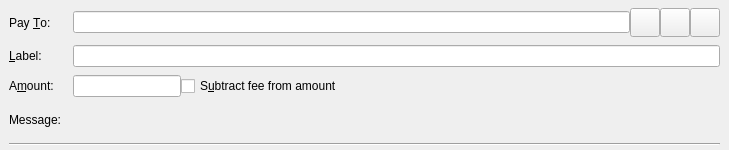
<?xml version="1.0" encoding="UTF-8"?>
<ui version="4.0">
 <class>SendCoinsEntry</class>
 <widget class="QStackedWidget" name="SendCoinsEntry">
  <property name="geometry">
   <rect>
    <x>0</x>
    <y>0</y>
    <width>729</width>
    <height>150</height>
   </rect>
  </property>
  <property name="focusPolicy">
   <enum>Qt::TabFocus</enum>
  </property>
  <property name="autoFillBackground">
   <bool>false</bool>
  </property>
  <widget class="QFrame" name="SendCoins">
   <property name="toolTip">
    <string>This is a normal payment.</string>
   </property>
   <property name="frameShape">
    <enum>QFrame::NoFrame</enum>
   </property>
   <layout class="QGridLayout" name="gridLayout">
    <property name="topMargin">
     <number>8</number>
    </property>
    <property name="bottomMargin">
     <number>4</number>
    </property>
    <property name="horizontalSpacing">
     <number>12</number>
    </property>
    <property name="verticalSpacing">
     <number>8</number>
    </property>
    <item row="0" column="0">
     <widget class="QLabel" name="payToLabel">
      <property name="text">
       <string>Pay &amp;To:</string>
      </property>
      <property name="alignment">
       <set>Qt::AlignLeading|Qt::AlignLeft|Qt::AlignVCenter</set>
      </property>
      <property name="buddy">
       <cstring>payTo</cstring>
      </property>
     </widget>
    </item>
    <item row="0" column="1">
     <layout class="QHBoxLayout" name="payToLayout">
      <property name="spacing">
       <number>0</number>
      </property>
      <item>
       <widget class="QValidatedLineEdit" name="payTo">
        <property name="toolTip">
         <string>The Merit address to send the payment to</string>
        </property>
       </widget>
      </item>
      <item>
       <widget class="QToolButton" name="addressBookButton">
        <property name="toolTip">
         <string>Choose previously used address</string>
        </property>
        <property name="text">
         <string/>
        </property>
        <property name="icon">
         <iconset resource="../merit.qrc">
          <normaloff>:/icons/address-book</normaloff>:/icons/address-book</iconset>
        </property>
        <property name="iconSize">
         <size>
          <width>22</width>
          <height>22</height>
         </size>
        </property>
        <property name="shortcut">
         <string>Alt+A</string>
        </property>
       </widget>
      </item>
      <item>
       <widget class="QToolButton" name="pasteButton">
        <property name="toolTip">
         <string>Paste address from clipboard</string>
        </property>
        <property name="text">
         <string/>
        </property>
        <property name="icon">
         <iconset resource="../merit.qrc">
          <normaloff>:/icons/editpaste</normaloff>:/icons/editpaste</iconset>
        </property>
        <property name="iconSize">
         <size>
          <width>22</width>
          <height>22</height>
         </size>
        </property>
        <property name="shortcut">
         <string>Alt+P</string>
        </property>
       </widget>
      </item>
      <item>
       <widget class="QToolButton" name="deleteButton">
        <property name="toolTip">
         <string>Remove this entry</string>
        </property>
        <property name="text">
         <string/>
        </property>
        <property name="icon">
         <iconset resource="../merit.qrc">
          <normaloff>:/icons/remove</normaloff>:/icons/remove</iconset>
        </property>
        <property name="iconSize">
         <size>
          <width>22</width>
          <height>22</height>
         </size>
        </property>
       </widget>
      </item>
     </layout>
    </item>
    <item row="1" column="0">
     <widget class="QLabel" name="labellLabel">
      <property name="text">
       <string>&amp;Label:</string>
      </property>
      <property name="alignment">
       <set>Qt::AlignLeading|Qt::AlignLeft|Qt::AlignVCenter</set>
      </property>
      <property name="buddy">
       <cstring>addAsLabel</cstring>
      </property>
     </widget>
    </item>
    <item row="1" column="1">
     <widget class="QLineEdit" name="addAsLabel">
      <property name="toolTip">
       <string>Enter a label for this address to add it to the list of used addresses</string>
      </property>
     </widget>
    </item>
    <item row="2" column="0">
     <widget class="QLabel" name="amountLabel">
      <property name="text">
       <string>A&amp;mount:</string>
      </property>
      <property name="alignment">
       <set>Qt::AlignLeading|Qt::AlignLeft|Qt::AlignVCenter</set>
      </property>
      <property name="buddy">
       <cstring>payAmount</cstring>
      </property>
     </widget>
    </item>
    <item row="2" column="1">
     <layout class="QHBoxLayout" name="horizontalLayoutAmount" stretch="0,1">
      <item>
       <widget class="MeritAmountField" name="payAmount"/>
      </item>
      <item>
       <widget class="QCheckBox" name="checkboxSubtractFeeFromAmount">
        <property name="toolTip">
         <string>The fee will be deducted from the amount being sent. The recipient will receive less merits than you enter in the amount field. If multiple recipients are selected, the fee is split equally.</string>
        </property>
        <property name="text">
         <string>S&amp;ubtract fee from amount</string>
        </property>
       </widget>
      </item>
     </layout>
    </item>
    <item row="3" column="0">
     <widget class="QLabel" name="messageLabel">
      <property name="text">
       <string>Message:</string>
      </property>
      <property name="alignment">
       <set>Qt::AlignLeading|Qt::AlignLeft|Qt::AlignVCenter</set>
      </property>
     </widget>
    </item>
    <item row="3" column="1">
     <widget class="QLabel" name="messageTextLabel">
      <property name="toolTip">
       <string>A message that was attached to the merit: URI which will be stored with the transaction for your reference. Note: This message will not be sent over the Merit network.</string>
      </property>
      <property name="textFormat">
       <enum>Qt::PlainText</enum>
      </property>
     </widget>
    </item>
    <item row="4" column="0" colspan="2">
     <widget class="Line" name="line">
      <property name="orientation">
       <enum>Qt::Horizontal</enum>
      </property>
     </widget>
    </item>
   </layout>
  </widget>
  <widget class="QFrame" name="SendCoins_UnauthenticatedPaymentRequest">
   <property name="palette">
    <palette>
     <active>
      <colorrole role="WindowText">
       <brush brushstyle="SolidPattern">
        <color alpha="255">
         <red>0</red>
         <green>0</green>
         <blue>0</blue>
        </color>
       </brush>
      </colorrole>
      <colorrole role="Button">
       <brush brushstyle="SolidPattern">
        <color alpha="255">
         <red>255</red>
         <green>255</green>
         <blue>127</blue>
        </color>
       </brush>
      </colorrole>
      <colorrole role="Light">
       <brush brushstyle="SolidPattern">
        <color alpha="255">
         <red>255</red>
         <green>255</green>
         <blue>255</blue>
        </color>
       </brush>
      </colorrole>
      <colorrole role="Midlight">
       <brush brushstyle="SolidPattern">
        <color alpha="255">
         <red>255</red>
         <green>255</green>
         <blue>191</blue>
        </color>
       </brush>
      </colorrole>
      <colorrole role="Dark">
       <brush brushstyle="SolidPattern">
        <color alpha="255">
         <red>127</red>
         <green>127</green>
         <blue>63</blue>
        </color>
       </brush>
      </colorrole>
      <colorrole role="Mid">
       <brush brushstyle="SolidPattern">
        <color alpha="255">
         <red>170</red>
         <green>170</green>
         <blue>84</blue>
        </color>
       </brush>
      </colorrole>
      <colorrole role="Text">
       <brush brushstyle="SolidPattern">
        <color alpha="255">
         <red>0</red>
         <green>0</green>
         <blue>0</blue>
        </color>
       </brush>
      </colorrole>
      <colorrole role="BrightText">
       <brush brushstyle="SolidPattern">
        <color alpha="255">
         <red>255</red>
         <green>255</green>
         <blue>255</blue>
        </color>
       </brush>
      </colorrole>
      <colorrole role="ButtonText">
       <brush brushstyle="SolidPattern">
        <color alpha="255">
         <red>0</red>
         <green>0</green>
         <blue>0</blue>
        </color>
       </brush>
      </colorrole>
      <colorrole role="Base">
       <brush brushstyle="SolidPattern">
        <color alpha="255">
         <red>255</red>
         <green>255</green>
         <blue>255</blue>
        </color>
       </brush>
      </colorrole>
      <colorrole role="Window">
       <brush brushstyle="SolidPattern">
        <color alpha="255">
         <red>255</red>
         <green>255</green>
         <blue>127</blue>
        </color>
       </brush>
      </colorrole>
      <colorrole role="Shadow">
       <brush brushstyle="SolidPattern">
        <color alpha="255">
         <red>0</red>
         <green>0</green>
         <blue>0</blue>
        </color>
       </brush>
      </colorrole>
      <colorrole role="AlternateBase">
       <brush brushstyle="SolidPattern">
        <color alpha="255">
         <red>255</red>
         <green>255</green>
         <blue>191</blue>
        </color>
       </brush>
      </colorrole>
      <colorrole role="ToolTipBase">
       <brush brushstyle="SolidPattern">
        <color alpha="255">
         <red>255</red>
         <green>255</green>
         <blue>220</blue>
        </color>
       </brush>
      </colorrole>
      <colorrole role="ToolTipText">
       <brush brushstyle="SolidPattern">
        <color alpha="255">
         <red>0</red>
         <green>0</green>
         <blue>0</blue>
        </color>
       </brush>
      </colorrole>
     </active>
     <inactive>
      <colorrole role="WindowText">
       <brush brushstyle="SolidPattern">
        <color alpha="255">
         <red>0</red>
         <green>0</green>
         <blue>0</blue>
        </color>
       </brush>
      </colorrole>
      <colorrole role="Button">
       <brush brushstyle="SolidPattern">
        <color alpha="255">
         <red>255</red>
         <green>255</green>
         <blue>127</blue>
        </color>
       </brush>
      </colorrole>
      <colorrole role="Light">
       <brush brushstyle="SolidPattern">
        <color alpha="255">
         <red>255</red>
         <green>255</green>
         <blue>255</blue>
        </color>
       </brush>
      </colorrole>
      <colorrole role="Midlight">
       <brush brushstyle="SolidPattern">
        <color alpha="255">
         <red>255</red>
         <green>255</green>
         <blue>191</blue>
        </color>
       </brush>
      </colorrole>
      <colorrole role="Dark">
       <brush brushstyle="SolidPattern">
        <color alpha="255">
         <red>127</red>
         <green>127</green>
         <blue>63</blue>
        </color>
       </brush>
      </colorrole>
      <colorrole role="Mid">
       <brush brushstyle="SolidPattern">
        <color alpha="255">
         <red>170</red>
         <green>170</green>
         <blue>84</blue>
        </color>
       </brush>
      </colorrole>
      <colorrole role="Text">
       <brush brushstyle="SolidPattern">
        <color alpha="255">
         <red>0</red>
         <green>0</green>
         <blue>0</blue>
        </color>
       </brush>
      </colorrole>
      <colorrole role="BrightText">
       <brush brushstyle="SolidPattern">
        <color alpha="255">
         <red>255</red>
         <green>255</green>
         <blue>255</blue>
        </color>
       </brush>
      </colorrole>
      <colorrole role="ButtonText">
       <brush brushstyle="SolidPattern">
        <color alpha="255">
         <red>0</red>
         <green>0</green>
         <blue>0</blue>
        </color>
       </brush>
      </colorrole>
      <colorrole role="Base">
       <brush brushstyle="SolidPattern">
        <color alpha="255">
         <red>255</red>
         <green>255</green>
         <blue>255</blue>
        </color>
       </brush>
      </colorrole>
      <colorrole role="Window">
       <brush brushstyle="SolidPattern">
        <color alpha="255">
         <red>255</red>
         <green>255</green>
         <blue>127</blue>
        </color>
       </brush>
      </colorrole>
      <colorrole role="Shadow">
       <brush brushstyle="SolidPattern">
        <color alpha="255">
         <red>0</red>
         <green>0</green>
         <blue>0</blue>
        </color>
       </brush>
      </colorrole>
      <colorrole role="AlternateBase">
       <brush brushstyle="SolidPattern">
        <color alpha="255">
         <red>255</red>
         <green>255</green>
         <blue>191</blue>
        </color>
       </brush>
      </colorrole>
      <colorrole role="ToolTipBase">
       <brush brushstyle="SolidPattern">
        <color alpha="255">
         <red>255</red>
         <green>255</green>
         <blue>220</blue>
        </color>
       </brush>
      </colorrole>
      <colorrole role="ToolTipText">
       <brush brushstyle="SolidPattern">
        <color alpha="255">
         <red>0</red>
         <green>0</green>
         <blue>0</blue>
        </color>
       </brush>
      </colorrole>
     </inactive>
     <disabled>
      <colorrole role="WindowText">
       <brush brushstyle="SolidPattern">
        <color alpha="255">
         <red>127</red>
         <green>127</green>
         <blue>63</blue>
        </color>
       </brush>
      </colorrole>
      <colorrole role="Button">
       <brush brushstyle="SolidPattern">
        <color alpha="255">
         <red>255</red>
         <green>255</green>
         <blue>127</blue>
        </color>
       </brush>
      </colorrole>
      <colorrole role="Light">
       <brush brushstyle="SolidPattern">
        <color alpha="255">
         <red>255</red>
         <green>255</green>
         <blue>255</blue>
        </color>
       </brush>
      </colorrole>
      <colorrole role="Midlight">
       <brush brushstyle="SolidPattern">
        <color alpha="255">
         <red>255</red>
         <green>255</green>
         <blue>191</blue>
        </color>
       </brush>
      </colorrole>
      <colorrole role="Dark">
       <brush brushstyle="SolidPattern">
        <color alpha="255">
         <red>127</red>
         <green>127</green>
         <blue>63</blue>
        </color>
       </brush>
      </colorrole>
      <colorrole role="Mid">
       <brush brushstyle="SolidPattern">
        <color alpha="255">
         <red>170</red>
         <green>170</green>
         <blue>84</blue>
        </color>
       </brush>
      </colorrole>
      <colorrole role="Text">
       <brush brushstyle="SolidPattern">
        <color alpha="255">
         <red>127</red>
         <green>127</green>
         <blue>63</blue>
        </color>
       </brush>
      </colorrole>
      <colorrole role="BrightText">
       <brush brushstyle="SolidPattern">
        <color alpha="255">
         <red>255</red>
         <green>255</green>
         <blue>255</blue>
        </color>
       </brush>
      </colorrole>
      <colorrole role="ButtonText">
       <brush brushstyle="SolidPattern">
        <color alpha="255">
         <red>127</red>
         <green>127</green>
         <blue>63</blue>
        </color>
       </brush>
      </colorrole>
      <colorrole role="Base">
       <brush brushstyle="SolidPattern">
        <color alpha="255">
         <red>255</red>
         <green>255</green>
         <blue>127</blue>
        </color>
       </brush>
      </colorrole>
      <colorrole role="Window">
       <brush brushstyle="SolidPattern">
        <color alpha="255">
         <red>255</red>
         <green>255</green>
         <blue>127</blue>
        </color>
       </brush>
      </colorrole>
      <colorrole role="Shadow">
       <brush brushstyle="SolidPattern">
        <color alpha="255">
         <red>0</red>
         <green>0</green>
         <blue>0</blue>
        </color>
       </brush>
      </colorrole>
      <colorrole role="AlternateBase">
       <brush brushstyle="SolidPattern">
        <color alpha="255">
         <red>255</red>
         <green>255</green>
         <blue>127</blue>
        </color>
       </brush>
      </colorrole>
      <colorrole role="ToolTipBase">
       <brush brushstyle="SolidPattern">
        <color alpha="255">
         <red>255</red>
         <green>255</green>
         <blue>220</blue>
        </color>
       </brush>
      </colorrole>
      <colorrole role="ToolTipText">
       <brush brushstyle="SolidPattern">
        <color alpha="255">
         <red>0</red>
         <green>0</green>
         <blue>0</blue>
        </color>
       </brush>
      </colorrole>
     </disabled>
    </palette>
   </property>
   <property name="toolTip">
    <string>This is an unauthenticated payment request.</string>
   </property>
   <property name="autoFillBackground">
    <bool>true</bool>
   </property>
   <property name="frameShape">
    <enum>QFrame::NoFrame</enum>
   </property>
   <layout class="QGridLayout" name="gridLayout_is">
    <property name="spacing">
     <number>12</number>
    </property>
    <item row="0" column="0">
     <widget class="QLabel" name="payToLabel_is">
      <property name="text">
       <string>Pay To:</string>
      </property>
      <property name="alignment">
       <set>Qt::AlignRight|Qt::AlignTrailing|Qt::AlignVCenter</set>
      </property>
     </widget>
    </item>
    <item row="0" column="1">
     <layout class="QHBoxLayout" name="payToLayout_is">
      <property name="spacing">
       <number>0</number>
      </property>
      <item>
       <widget class="QLabel" name="payTo_is"/>
      </item>
      <item>
       <widget class="QToolButton" name="deleteButton_is">
        <property name="toolTip">
         <string>Remove this entry</string>
        </property>
        <property name="text">
         <string/>
        </property>
        <property name="icon">
         <iconset resource="../merit.qrc">
          <normaloff>:/icons/remove</normaloff>:/icons/remove</iconset>
        </property>
       </widget>
      </item>
     </layout>
    </item>
    <item row="1" column="0">
     <widget class="QLabel" name="memoLabel_is">
      <property name="text">
       <string>Memo:</string>
      </property>
      <property name="alignment">
       <set>Qt::AlignRight|Qt::AlignTrailing|Qt::AlignVCenter</set>
      </property>
     </widget>
    </item>
    <item row="1" column="1">
     <widget class="QLabel" name="memoTextLabel_is">
      <property name="textFormat">
       <enum>Qt::PlainText</enum>
      </property>
     </widget>
    </item>
    <item row="2" column="0">
     <widget class="QLabel" name="amountLabel_is">
      <property name="text">
       <string>A&amp;mount:</string>
      </property>
      <property name="alignment">
       <set>Qt::AlignRight|Qt::AlignTrailing|Qt::AlignVCenter</set>
      </property>
      <property name="buddy">
       <cstring>payAmount_is</cstring>
      </property>
     </widget>
    </item>
    <item row="2" column="1">
     <widget class="MeritAmountField" name="payAmount_is">
      <property name="acceptDrops">
       <bool>false</bool>
      </property>
     </widget>
    </item>
   </layout>
  </widget>
  <widget class="QFrame" name="SendCoins_AuthenticatedPaymentRequest">
   <property name="palette">
    <palette>
     <active>
      <colorrole role="WindowText">
       <brush brushstyle="SolidPattern">
        <color alpha="255">
         <red>0</red>
         <green>0</green>
         <blue>0</blue>
        </color>
       </brush>
      </colorrole>
      <colorrole role="Button">
       <brush brushstyle="SolidPattern">
        <color alpha="255">
         <red>140</red>
         <green>232</green>
         <blue>119</blue>
        </color>
       </brush>
      </colorrole>
      <colorrole role="Light">
       <brush brushstyle="SolidPattern">
        <color alpha="255">
         <red>230</red>
         <green>255</green>
         <blue>224</blue>
        </color>
       </brush>
      </colorrole>
      <colorrole role="Midlight">
       <brush brushstyle="SolidPattern">
        <color alpha="255">
         <red>185</red>
         <green>243</green>
         <blue>171</blue>
        </color>
       </brush>
      </colorrole>
      <colorrole role="Dark">
       <brush brushstyle="SolidPattern">
        <color alpha="255">
         <red>70</red>
         <green>116</green>
         <blue>59</blue>
        </color>
       </brush>
      </colorrole>
      <colorrole role="Mid">
       <brush brushstyle="SolidPattern">
        <color alpha="255">
         <red>93</red>
         <green>155</green>
         <blue>79</blue>
        </color>
       </brush>
      </colorrole>
      <colorrole role="Text">
       <brush brushstyle="SolidPattern">
        <color alpha="255">
         <red>0</red>
         <green>0</green>
         <blue>0</blue>
        </color>
       </brush>
      </colorrole>
      <colorrole role="BrightText">
       <brush brushstyle="SolidPattern">
        <color alpha="255">
         <red>155</red>
         <green>255</green>
         <blue>147</blue>
        </color>
       </brush>
      </colorrole>
      <colorrole role="ButtonText">
       <brush brushstyle="SolidPattern">
        <color alpha="255">
         <red>0</red>
         <green>0</green>
         <blue>0</blue>
        </color>
       </brush>
      </colorrole>
      <colorrole role="Base">
       <brush brushstyle="SolidPattern">
        <color alpha="255">
         <red>119</red>
         <green>255</green>
         <blue>233</blue>
        </color>
       </brush>
      </colorrole>
      <colorrole role="Window">
       <brush brushstyle="SolidPattern">
        <color alpha="255">
         <red>140</red>
         <green>232</green>
         <blue>119</blue>
        </color>
       </brush>
      </colorrole>
      <colorrole role="Shadow">
       <brush brushstyle="SolidPattern">
        <color alpha="255">
         <red>0</red>
         <green>0</green>
         <blue>0</blue>
        </color>
       </brush>
      </colorrole>
      <colorrole role="AlternateBase">
       <brush brushstyle="SolidPattern">
        <color alpha="255">
         <red>197</red>
         <green>243</green>
         <blue>187</blue>
        </color>
       </brush>
      </colorrole>
      <colorrole role="NoRole">
       <brush brushstyle="SolidPattern">
        <color alpha="255">
         <red>125</red>
         <green>194</green>
         <blue>122</blue>
        </color>
       </brush>
      </colorrole>
      <colorrole role="ToolTipBase">
       <brush brushstyle="SolidPattern">
        <color alpha="255">
         <red>255</red>
         <green>255</green>
         <blue>220</blue>
        </color>
       </brush>
      </colorrole>
      <colorrole role="ToolTipText">
       <brush brushstyle="SolidPattern">
        <color alpha="255">
         <red>0</red>
         <green>0</green>
         <blue>0</blue>
        </color>
       </brush>
      </colorrole>
     </active>
     <inactive>
      <colorrole role="WindowText">
       <brush brushstyle="SolidPattern">
        <color alpha="255">
         <red>0</red>
         <green>0</green>
         <blue>0</blue>
        </color>
       </brush>
      </colorrole>
      <colorrole role="Button">
       <brush brushstyle="SolidPattern">
        <color alpha="255">
         <red>140</red>
         <green>232</green>
         <blue>119</blue>
        </color>
       </brush>
      </colorrole>
      <colorrole role="Light">
       <brush brushstyle="SolidPattern">
        <color alpha="255">
         <red>230</red>
         <green>255</green>
         <blue>224</blue>
        </color>
       </brush>
      </colorrole>
      <colorrole role="Midlight">
       <brush brushstyle="SolidPattern">
        <color alpha="255">
         <red>185</red>
         <green>243</green>
         <blue>171</blue>
        </color>
       </brush>
      </colorrole>
      <colorrole role="Dark">
       <brush brushstyle="SolidPattern">
        <color alpha="255">
         <red>70</red>
         <green>116</green>
         <blue>59</blue>
        </color>
       </brush>
      </colorrole>
      <colorrole role="Mid">
       <brush brushstyle="SolidPattern">
        <color alpha="255">
         <red>93</red>
         <green>155</green>
         <blue>79</blue>
        </color>
       </brush>
      </colorrole>
      <colorrole role="Text">
       <brush brushstyle="SolidPattern">
        <color alpha="255">
         <red>0</red>
         <green>0</green>
         <blue>0</blue>
        </color>
       </brush>
      </colorrole>
      <colorrole role="BrightText">
       <brush brushstyle="SolidPattern">
        <color alpha="255">
         <red>155</red>
         <green>255</green>
         <blue>147</blue>
        </color>
       </brush>
      </colorrole>
      <colorrole role="ButtonText">
       <brush brushstyle="SolidPattern">
        <color alpha="255">
         <red>0</red>
         <green>0</green>
         <blue>0</blue>
        </color>
       </brush>
      </colorrole>
      <colorrole role="Base">
       <brush brushstyle="SolidPattern">
        <color alpha="255">
         <red>119</red>
         <green>255</green>
         <blue>233</blue>
        </color>
       </brush>
      </colorrole>
      <colorrole role="Window">
       <brush brushstyle="SolidPattern">
        <color alpha="255">
         <red>140</red>
         <green>232</green>
         <blue>119</blue>
        </color>
       </brush>
      </colorrole>
      <colorrole role="Shadow">
       <brush brushstyle="SolidPattern">
        <color alpha="255">
         <red>0</red>
         <green>0</green>
         <blue>0</blue>
        </color>
       </brush>
      </colorrole>
      <colorrole role="AlternateBase">
       <brush brushstyle="SolidPattern">
        <color alpha="255">
         <red>197</red>
         <green>243</green>
         <blue>187</blue>
        </color>
       </brush>
      </colorrole>
      <colorrole role="NoRole">
       <brush brushstyle="SolidPattern">
        <color alpha="255">
         <red>125</red>
         <green>194</green>
         <blue>122</blue>
        </color>
       </brush>
      </colorrole>
      <colorrole role="ToolTipBase">
       <brush brushstyle="SolidPattern">
        <color alpha="255">
         <red>255</red>
         <green>255</green>
         <blue>220</blue>
        </color>
       </brush>
      </colorrole>
      <colorrole role="ToolTipText">
       <brush brushstyle="SolidPattern">
        <color alpha="255">
         <red>0</red>
         <green>0</green>
         <blue>0</blue>
        </color>
       </brush>
      </colorrole>
     </inactive>
     <disabled>
      <colorrole role="WindowText">
       <brush brushstyle="SolidPattern">
        <color alpha="255">
         <red>70</red>
         <green>116</green>
         <blue>59</blue>
        </color>
       </brush>
      </colorrole>
      <colorrole role="Button">
       <brush brushstyle="SolidPattern">
        <color alpha="255">
         <red>140</red>
         <green>232</green>
         <blue>119</blue>
        </color>
       </brush>
      </colorrole>
      <colorrole role="Light">
       <brush brushstyle="SolidPattern">
        <color alpha="255">
         <red>230</red>
         <green>255</green>
         <blue>224</blue>
        </color>
       </brush>
      </colorrole>
      <colorrole role="Midlight">
       <brush brushstyle="SolidPattern">
        <color alpha="255">
         <red>185</red>
         <green>243</green>
         <blue>171</blue>
        </color>
       </brush>
      </colorrole>
      <colorrole role="Dark">
       <brush brushstyle="SolidPattern">
        <color alpha="255">
         <red>70</red>
         <green>116</green>
         <blue>59</blue>
        </color>
       </brush>
      </colorrole>
      <colorrole role="Mid">
       <brush brushstyle="SolidPattern">
        <color alpha="255">
         <red>93</red>
         <green>155</green>
         <blue>79</blue>
        </color>
       </brush>
      </colorrole>
      <colorrole role="Text">
       <brush brushstyle="SolidPattern">
        <color alpha="255">
         <red>70</red>
         <green>116</green>
         <blue>59</blue>
        </color>
       </brush>
      </colorrole>
      <colorrole role="BrightText">
       <brush brushstyle="SolidPattern">
        <color alpha="255">
         <red>155</red>
         <green>255</green>
         <blue>147</blue>
        </color>
       </brush>
      </colorrole>
      <colorrole role="ButtonText">
       <brush brushstyle="SolidPattern">
        <color alpha="255">
         <red>70</red>
         <green>116</green>
         <blue>59</blue>
        </color>
       </brush>
      </colorrole>
      <colorrole role="Base">
       <brush brushstyle="SolidPattern">
        <color alpha="255">
         <red>140</red>
         <green>232</green>
         <blue>119</blue>
        </color>
       </brush>
      </colorrole>
      <colorrole role="Window">
       <brush brushstyle="SolidPattern">
        <color alpha="255">
         <red>140</red>
         <green>232</green>
         <blue>119</blue>
        </color>
       </brush>
      </colorrole>
      <colorrole role="Shadow">
       <brush brushstyle="SolidPattern">
        <color alpha="255">
         <red>0</red>
         <green>0</green>
         <blue>0</blue>
        </color>
       </brush>
      </colorrole>
      <colorrole role="AlternateBase">
       <brush brushstyle="SolidPattern">
        <color alpha="255">
         <red>140</red>
         <green>232</green>
         <blue>119</blue>
        </color>
       </brush>
      </colorrole>
      <colorrole role="NoRole">
       <brush brushstyle="SolidPattern">
        <color alpha="255">
         <red>125</red>
         <green>194</green>
         <blue>122</blue>
        </color>
       </brush>
      </colorrole>
      <colorrole role="ToolTipBase">
       <brush brushstyle="SolidPattern">
        <color alpha="255">
         <red>255</red>
         <green>255</green>
         <blue>220</blue>
        </color>
       </brush>
      </colorrole>
      <colorrole role="ToolTipText">
       <brush brushstyle="SolidPattern">
        <color alpha="255">
         <red>0</red>
         <green>0</green>
         <blue>0</blue>
        </color>
       </brush>
      </colorrole>
     </disabled>
    </palette>
   </property>
   <property name="toolTip">
    <string>This is an authenticated payment request.</string>
   </property>
   <property name="autoFillBackground">
    <bool>true</bool>
   </property>
   <property name="frameShape">
    <enum>QFrame::NoFrame</enum>
   </property>
   <layout class="QGridLayout" name="gridLayout_s">
    <property name="spacing">
     <number>12</number>
    </property>
    <item row="0" column="0">
     <widget class="QLabel" name="payToLabel_s">
      <property name="text">
       <string>Pay To:</string>
      </property>
      <property name="alignment">
       <set>Qt::AlignRight|Qt::AlignTrailing|Qt::AlignVCenter</set>
      </property>
     </widget>
    </item>
    <item row="0" column="1">
     <layout class="QHBoxLayout" name="payToLayout_s">
      <property name="spacing">
       <number>0</number>
      </property>
      <item>
       <widget class="QLabel" name="payTo_s">
        <property name="textFormat">
         <enum>Qt::PlainText</enum>
        </property>
       </widget>
      </item>
      <item>
       <widget class="QToolButton" name="deleteButton_s">
        <property name="toolTip">
         <string>Remove this entry</string>
        </property>
        <property name="text">
         <string/>
        </property>
        <property name="icon">
         <iconset resource="../merit.qrc">
          <normaloff>:/icons/remove</normaloff>:/icons/remove</iconset>
        </property>
       </widget>
      </item>
     </layout>
    </item>
    <item row="1" column="0">
     <widget class="QLabel" name="memoLabel_s">
      <property name="text">
       <string>Memo:</string>
      </property>
      <property name="alignment">
       <set>Qt::AlignRight|Qt::AlignTrailing|Qt::AlignVCenter</set>
      </property>
     </widget>
    </item>
    <item row="1" column="1">
     <widget class="QLabel" name="memoTextLabel_s">
      <property name="textFormat">
       <enum>Qt::PlainText</enum>
      </property>
     </widget>
    </item>
    <item row="2" column="0">
     <widget class="QLabel" name="amountLabel_s">
      <property name="text">
       <string>A&amp;mount:</string>
      </property>
      <property name="alignment">
       <set>Qt::AlignRight|Qt::AlignTrailing|Qt::AlignVCenter</set>
      </property>
      <property name="buddy">
       <cstring>payAmount_s</cstring>
      </property>
     </widget>
    </item>
    <item row="2" column="1">
     <widget class="MeritAmountField" name="payAmount_s">
      <property name="acceptDrops">
       <bool>false</bool>
      </property>
     </widget>
    </item>
   </layout>
  </widget>
 </widget>
 <customwidgets>
  <customwidget>
   <class>QValidatedLineEdit</class>
   <extends>QLineEdit</extends>
   <header>qvalidatedlineedit.h</header>
  </customwidget>
  <customwidget>
   <class>MeritAmountField</class>
   <extends>QLineEdit</extends>
   <header>meritamountfield.h</header>
   <container>1</container>
  </customwidget>
 </customwidgets>
 <tabstops>
  <tabstop>payTo</tabstop>
  <tabstop>addressBookButton</tabstop>
  <tabstop>pasteButton</tabstop>
  <tabstop>deleteButton</tabstop>
  <tabstop>addAsLabel</tabstop>
  <tabstop>payAmount</tabstop>
  <tabstop>payAmount_is</tabstop>
  <tabstop>deleteButton_is</tabstop>
  <tabstop>payAmount_s</tabstop>
  <tabstop>deleteButton_s</tabstop>
 </tabstops>
 <resources>
  <include location="../merit.qrc"/>
 </resources>
 <connections/>
</ui>
